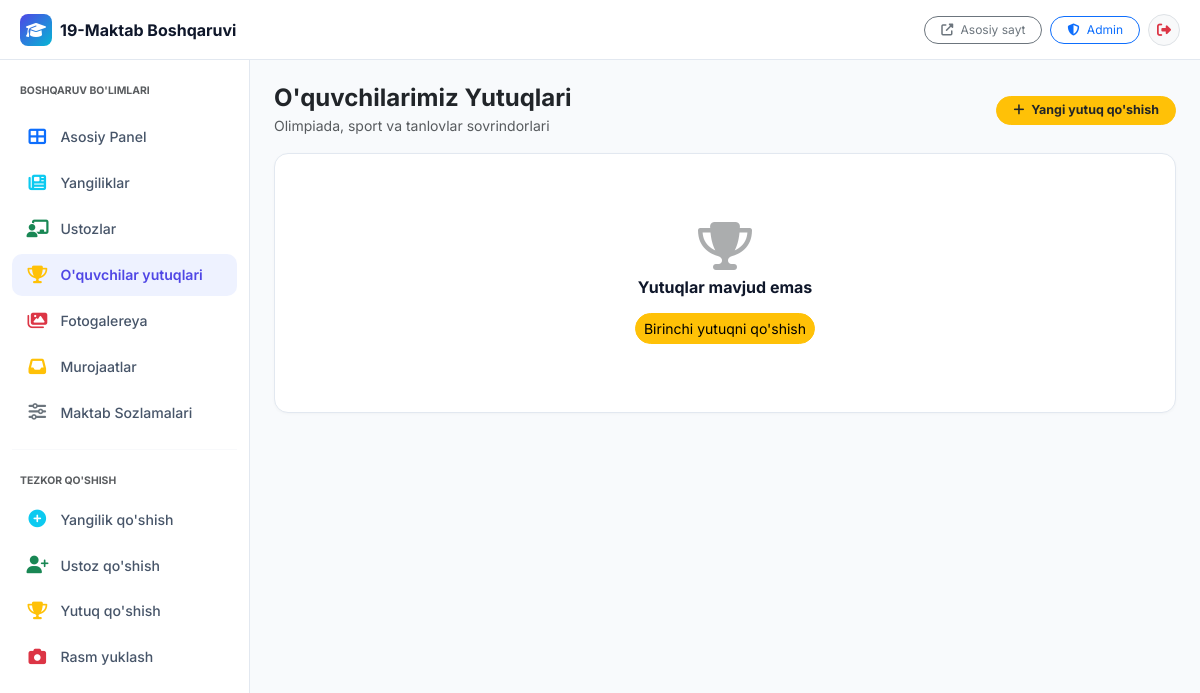
The app's page /dashboard/achievements/ (signed in), older data.
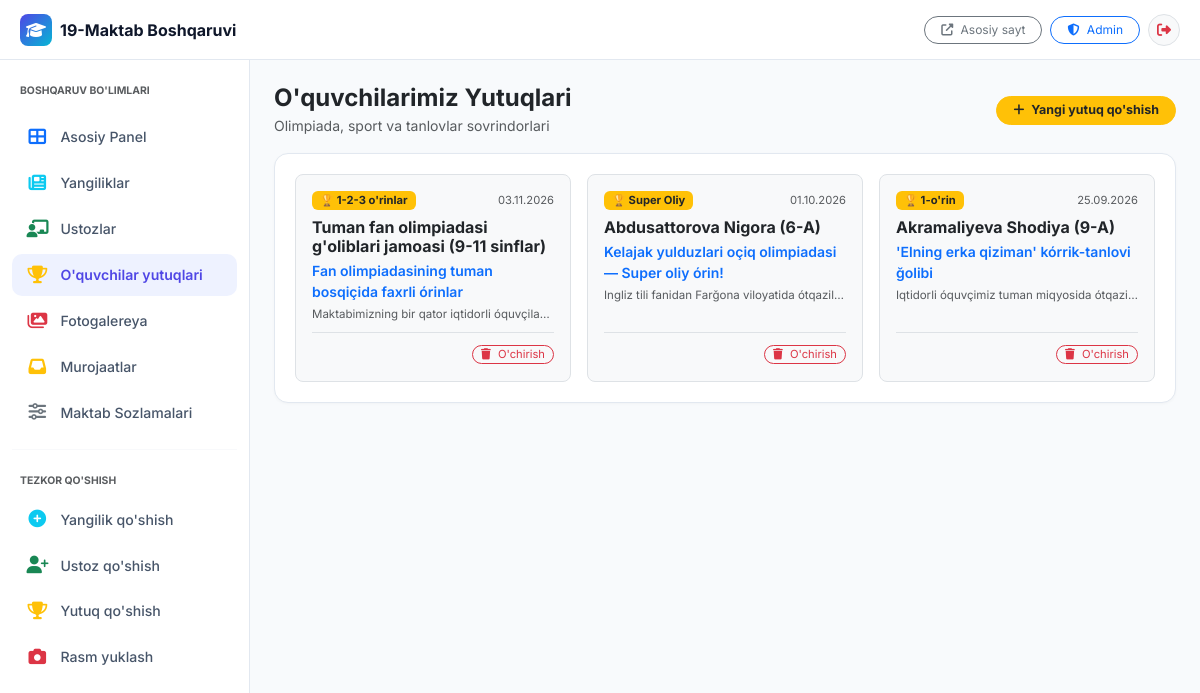
The same page, newer data.
### apps/achievements/models.py (models this page shows, shortened)
class Achievement(models.Model):
    TYPE_CHOICES = [
        ('olympiad', 'Olimpiada'),
        ('sport', 'Sport'),
        ('art', "San'at"),
        ('science', 'Fan'),
        ('other', 'Boshqa'),
    ]
    student_name = models.CharField(max_length=200, verbose_name="O'quvchi ismi-familiyasi")
    grade = models.CharField(max_length=20, blank=True, verbose_name="Sinfi")
    achievement_type = models.CharField(max_length=20, choices=TYPE_CHOICES, verbose_name="Yutuq turi")
    title = models.CharField(max_length=300, verbose_name="Yutuq nomi / Musobaqa (UZ)")
    title_ru = models.CharField(max_length=300, blank=True, verbose_name="Yutuq nomi (RU)")
    title_en = models.CharField(max_length=300, blank=True, verbose_name="Yutuq nomi (EN)")
    description = models.TextField(blank=True, verbose_name="Batafsil ma'lumot")
    photo = models.ImageField(upload_to='achievements/', blank=True, null=True, verbose_name="Fotosurat")
    date = models.DateField(verbose_name="Erishilgan sana")
    place = models.CharField(max_length=20, blank=True, verbose_name="Egallagan o'rni")
    is_active = models.BooleanField(default=True, verbose_name="Faol")
    created_at = models.DateTimeField(auto_now_add=True, verbose_name="Qo'shilgan vaqti")
    parent_consent = models.BooleanField(
        default=False,
        verbose_name="Ota-ona roziligi (Surat va ma'lumotlarni e'lon qilish uchun)"
    )
    class Meta:
        verbose_name = 'O\'quvchi yutug\'i'
        verbose_name_plural = 'O\'quvchilar yutuqlari'
        ordering = ['-date', '-created_at']

### apps/core/dashboard_views.py (the view, shortened to what this page needs)
# urls.py: path('achievements/', dashboard_views.dashboard_achievements, name='dashboard_achievements'),
@staff_required
def dashboard_achievements(request):
    achievements = Achievement.objects.order_by('-date')
    context = {
        'achievements': achievements,
        'active_menu': 'achievements',
    }
    return render(request, 'dashboard/achievements.html', context)

### apps/core/context_processors.py (called while the page is built)
def site_settings(request):
    settings_obj = SiteSettings.objects.first()
    return {
        'site_settings': settings_obj,
    }

### apps/core/dashboard_views.py (called while the page is built)
def staff_required(view_func):
    actual_decorator = user_passes_test(
        lambda u: u.is_authenticated and u.is_staff,
        login_url='/dashboard/login/'
    )
    return actual_decorator(view_func)

### templates/dashboard/achievements.html (shortened to what this page needs)
{% extends 'dashboard/base.html' %}
{% block content %}
<div class="d-flex justify-content-between align-items-center mb-3 flex-wrap gap-2">
    <div>
        <h4 class="fw-bold mb-0 text-dark">O'quvchilarimiz Yutuqlari</h4>
        <small class="text-muted">Olimpiada, sport va tanlovlar sovrindorlari</small>
    </div>
    <a href="{% url 'dashboard_achievement_add' %}" class="btn btn-sm btn-warning text-dark fw-bold rounded-pill px-3" style="font-size: 0.78rem;">
        <i class="fas fa-plus me-1"></i> Yangi yutuq qo'shish
    </a>
</div>
<div class="dash-card">
    {% if achievements %}
        <div class="row g-3">
            {% for a in achievements %}
                <div class="col-12 col-md-6 col-lg-4">
                    <div class="p-3 rounded-3 border bg-light h-100 d-flex flex-column justify-content-between">
                        <div>
                            <div class="d-flex justify-content-between align-items-center mb-2">
                                <span class="badge bg-warning text-dark px-2 py-1" style="font-size: 0.7rem;">
                                    🏆 {{ a.place|default:"Sovrindor" }}
                                </span>
                                <small class="text-muted" style="font-size: 0.7rem;">{{ a.date|date:"d.m.Y" }}</small>
                            </div>
                            <h6 class="fw-bold mb-1 text-dark">{{ a.student_name }} {% if a.grade %}({{ a.grade }}){% endif %}</h6>
                            <p class="small text-primary fw-semibold mb-1">{{ a.title }}</p>
                            {% if a.description %}
                                <small class="text-muted d-block text-truncate" style="font-size: 0.72rem;">{{ a.description }}</small>
                            {% endif %}
                        </div>
                        <div class="pt-2 mt-2 border-top text-end">
                            <form method="post" action="{% url 'dashboard_achievements' %}" class="d-inline">
                                <button type="submit" class="btn btn-sm btn-outline-danger py-0 px-2 rounded-pill"
                                        onclick="return confirm('Yutuqni o\'chirishni xohlaysizmi?')" style="font-size: 0.7rem;">
                                    <i class="fas fa-trash me-1"></i> O'chirish
                                </button>
                            </form>
                        </div>
                    </div>
                </div>
            {% endfor %}
        </div>
    {% else %}
        <div class="text-center py-5">
            <i class="fas fa-trophy fa-3x text-muted mb-2 opacity-50"></i>
            <h6 class="fw-bold">Yutuqlar mavjud emas</h6>
            <a href="{% url 'dashboard_achievement_add' %}" class="btn btn-sm btn-warning rounded-pill mt-2">
                Birinchi yutuqni qo'shish
            </a>
        </div>
    {% endif %}
</div>
{% endblock %}

Row changes from the older to the newer data that the page shows:
added Achievement: place "1-2-3 o'rinlar", date "03.11.2026", student_name "Tuman fan olimpiadasi g'oliblari jamoasi", grade "9-11 sinflar", title "Fan olimpiadasining tuman bosqiçida faxrli órinlar", description "Maktabimizning bir qator iqtidorli óquvçila…"
added Achievement: place "Super Oliy", date "01.10.2026", student_name "Abdusattorova Nigora", grade "6-A", title "Kelajak yulduzlari oçiq olimpiadasi — Super oliy órin!", description "Ingliz tili fanidan Farğona viloyatida ótqazil…"
added Achievement: place "1-o'rin", date "25.09.2026", student_name "Akramaliyeva Shodiya", grade "9-A", title "'Elning erka qiziman' kórrik-tanlovi ğolibi", description "Iqtidorli óquvçimiz tuman miqyosida ótqazi…"
Text that changed along with them:
text no longer shown: "Yutuqlar mavjud emas Birinchi yutuqni qo'shish"
